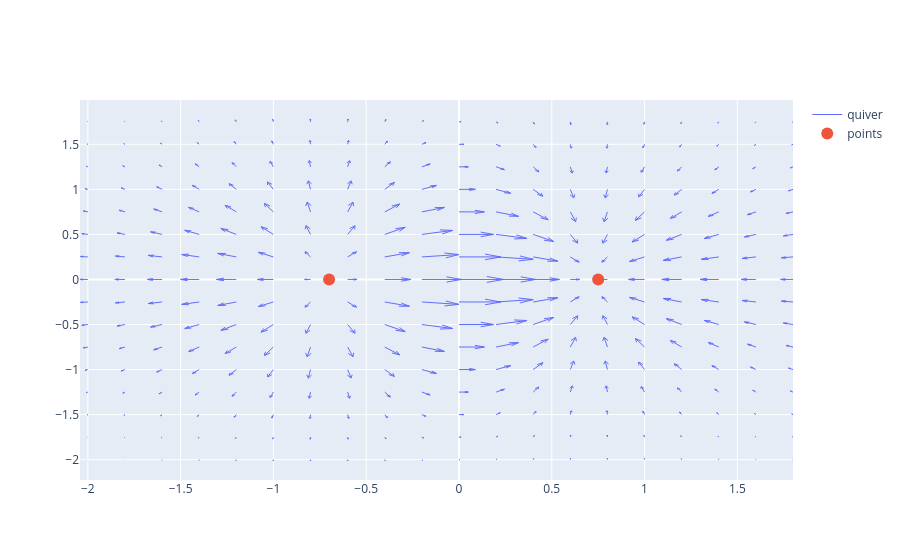

Notebook source saved alongside this figure:
### Markdown cell above
## Quiver Plot with Points in Plotly

### Code cell
import plotly.figure_factory as ff
import plotly.graph_objects as go

import numpy as np

x,y = np.meshgrid(np.arange(-2, 2, .2),
                  np.arange(-2, 2, .25))
z = x*np.exp(-x**2 - y**2)
v, u = np.gradient(z, .2, .2)

# Create quiver figure
fig = ff.create_quiver(x, y, u, v,
                       scale=.25,
                       arrow_scale=.4,
                       name='quiver',
                       line_width=1)

# Add points to figure
fig.add_trace(go.Scatter(x=[-.7, .75], y=[0,0],
                    mode='markers',
                    marker_size=12,
                    name='points'))

fig.show()

### Figure 1 — Plotly figure (JSON) as saved in the notebook; plotly's stock layout.template omitted (floating-point values rounded to 4 significant figures; data arrays with more than 128 entries replaced by an {"elided": "..."} marker saying what was removed)
{"data": [{"line": {"width": 1}, "mode": "lines", "name": "quiver", "type": "scatter", "x": {"elided": "2240 float values"}, "y": {"elided": "2240 float values"}}, {"marker": {"size": 12}, "mode": "markers", "name": "points", "type": "scatter", "x": [-0.7, 0.75], "y": [0, 0]}], "layout": {"hovermode": "closest"}}
